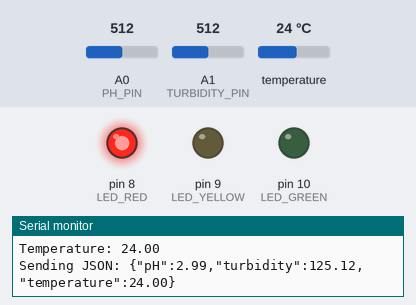
The sketch below on a simulated Arduino Uno, built with avr-gcc and run on an emulated ATmega328P. Parts: output pins drawn as LEDs (lit = HIGH), the last lines printed to the serial monitor. The inputs (shaded band) are chosen by the test bench; at power-on: A0 (PH_PIN) = 512, A1 (TURBIDITY_PIN) = 512, temperature 24 °C.

Above: at 3.6 s.
3.7 s: A0 (PH_PIN) set to 409
7.7 s: A0 (PH_PIN) set to 388
At 10.1 s:
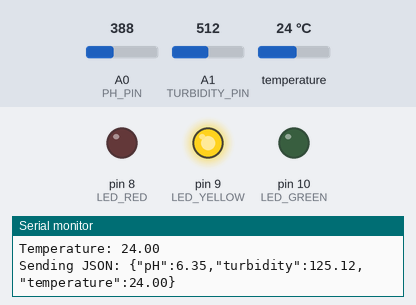
11.4 s: A0 (PH_PIN) set to 511
At 13.6 s:
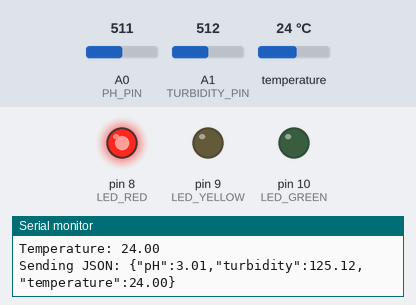
15.1 s: A0 (PH_PIN) set to 306
At 18.3 s:
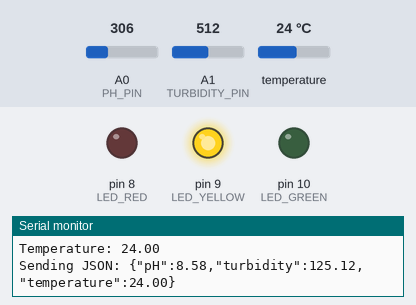
Timing chart, 0 to 19.8 s (numbered marks = the images above; inputs shaded):
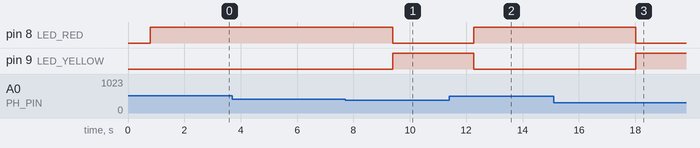

The sketch:

arduino_test_code.ino
```cpp
#include <OneWire.h>
#include <DallasTemperature.h>
#include <SoftwareSerial.h>

// Pin definitions
#define PH_PIN A0
#define TURBIDITY_PIN A1
#define ONE_WIRE_BUS 2
#define LED_GREEN 10
#define LED_YELLOW 9
#define LED_RED 8

// OneWire for temperature sensor
OneWire oneWire(ONE_WIRE_BUS);
DallasTemperature sensors(&oneWire);

// SoftwareSerial for ESP32 comms
SoftwareSerial espSerial(3, 4); // RX=3 (from ESP32 TX2), TX=4 (to ESP32 RX2 via divider)

void setup() {
  Serial.begin(9600);       // Debug monitor
  espSerial.begin(9600);    // Link to ESP32
  sensors.begin();

  pinMode(LED_GREEN, OUTPUT);
  pinMode(LED_YELLOW, OUTPUT);
  pinMode(LED_RED, OUTPUT);

  Serial.println("Arduino UNO started...");
}

void loop() {
  // --- pH Sensor ---
  int phValue = analogRead(PH_PIN);
  float voltagePH = phValue * (5.0 / 1023.0);
  float pH = (7 + ((2.5 - voltagePH) / 0.18))-4; // calibration formula

  // --- Turbidity Sensor ---
  int turbidityValue = analogRead(TURBIDITY_PIN);
  float voltageTurb = turbidityValue * (5.0 / 1023.0);
  float turbidity = (voltageTurb * 100) * 0.5; // approximate NTU conversion

  // --- Temperature Sensor ---
  sensors.requestTemperatures();
  float temperature = sensors.getTempCByIndex(0);

  // Debug prints
  Serial.print("pH: "); Serial.println(pH);
  Serial.print("Turbidity: "); Serial.println(turbidity);
  Serial.print("Temperature: "); Serial.println(temperature);

  // --- LED Logic ---
  digitalWrite(LED_GREEN, LOW);
  digitalWrite(LED_YELLOW, LOW);
  digitalWrite(LED_RED, LOW);

if ((pH >= 6.5 && pH <= 8.5) && turbidity <= 55) {
  digitalWrite(LED_GREEN, HIGH);
} else if (((pH < 6.5 || pH > 8.5) && (pH >= 6.0 && pH <= 9.0)) ||
           (turbidity > 55 && turbidity <= 95)) {
  digitalWrite(LED_YELLOW, HIGH);
} else {
  digitalWrite(LED_RED, HIGH);
}

  // --- Send JSON to ESP32 ---
  String json = "{\"pH\":" + String(pH, 2) +
                ",\"turbidity\":" + String(turbidity, 2) +
                ",\"temperature\":" + String(temperature, 2) + "}";

  Serial.println("Sending JSON: " + json);
  espSerial.println(json); // Send to ESP32

  delay(2000);
}
```

Measured:
- the behaviour switches between 402 and 401 on A0 (PH_PIN) (found by bisection; images 0 and 1)
- after the input at 7.7 s, pin 8 (LED_RED): HIGH → LOW after 1.7 s; pin 9 (LED_YELLOW): LOW → HIGH after 1.7 s
- after the input at 11.4 s, pin 8 (LED_RED): LOW → HIGH after 0.87 s; pin 9 (LED_YELLOW): HIGH → LOW after 0.87 s
- after the input at 15.1 s, pin 8 (LED_RED): HIGH → LOW after 2.9 s; pin 9 (LED_YELLOW): LOW → HIGH after 2.9 s
